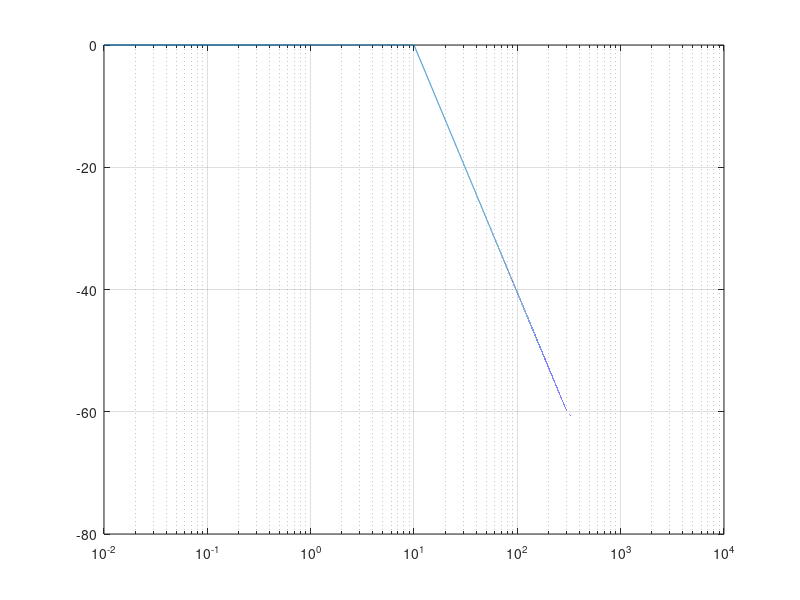

Here is the MATLAB script that generated this plot:
clear
clc
close all

w=[0:0.01:1500];

k=0*ones(size(w));
G=8.8;

fact1=-2*G*(log(w/10)).*(w>=10);

fact2=1*G*(log(w/300).*(w>=300));
fact3=-0*(w-5).*(w>=5);
fact4=-0*(w-40).*(w>=40);

semilogx(w,k+fact1+fact2+fact3+fact4)
grid

%plot(w,k+fact1+fact2+fact3)